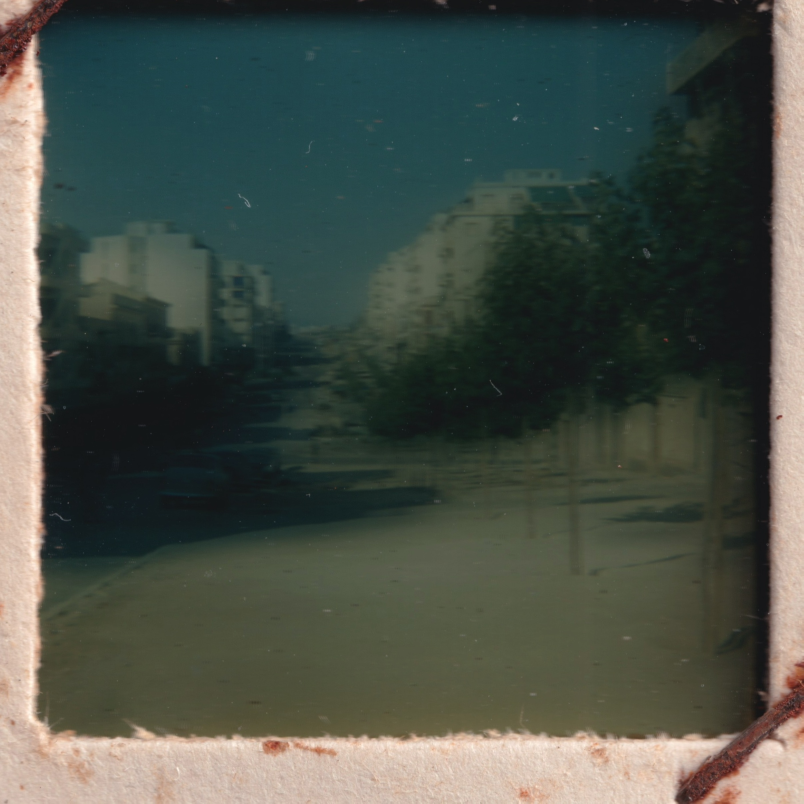
#> input picture debug_window_1.jpg, 2410 x 2410 px (shown at 1/3 size); its folder holds only this picture in this run
$ python main.py debug_window_1.jpg out.png
#> lines starting #> are read from the running program, lines starting #| are printed output that depends on the picture; after the words box and inside, x2 and y2 are one past the last pixel; in counts of white or black regions, pixels touching at a corner belong together
### utils/image_loader.py
"""Utility functions for loading and validating images."""

import os
import cv2
import numpy as np
from typing import Tuple, Optional

class ImageLoader:
    @staticmethod
    def validate_path(image_path: str) -> bool:
        """
        Validate if the image path exists and is a file.

        Args:
            image_path: Path to the image file

        Returns:
            bool: True if path is valid, False otherwise
        """
        return os.path.isfile(image_path)

    @staticmethod
    def load_image(image_path: str) -> Optional[np.ndarray]:
        """
        Load an image file and perform basic validation.

        Args:
            image_path: Path to the image file

        Returns:
            np.ndarray: Loaded image if successful, None otherwise

        Raises:
            FileNotFoundError: If image file doesn't exist
            ValueError: If image couldn't be loaded or is invalid
        """
#> called with image_path = 'debug_window_1.jpg'
        if not ImageLoader.validate_path(image_path):
            raise FileNotFoundError(f"Image file not found: {image_path}")

        image = cv2.imread(image_path)
#> image is the input picture: shape (2410, 2410, 3); mean B, G, R 72.3, 81, 73.8
        if image is None:
            raise ValueError(f"Failed to load image: {image_path}")

        return image

    # [14 lines left out: function get_image_info, not called in this run]

### processors/mount_detector.py
"""Component for detecting and extracting stereo image pairs from mounted slides."""

import cv2
import numpy as np
from typing import Tuple, List, Optional
from dataclasses import dataclass

@dataclass
class Window:
    x: int
    y: int
    width: int
    height: int
    image: np.ndarray

class MountDetector:
    def __init__(self, debug_mode: bool = False):
        self.debug_mode = debug_mode
        # Constants tuned for vintage slide mounts
        self.THRESHOLD_VALUE = 200
        self.MIN_WINDOW_RATIO = 0.1
        self.MAX_WINDOW_RATIO = 0.4
        self.ASPECT_RATIO_TOL = 0.1
        # Staple removal settings
        self.STAPLE_MARGIN = 15  # Pixels to crop from edges to remove staples

    # [17 lines left out: function remove_staples, not called in this run]

    def detect_windows(self, image: np.ndarray) -> List[Window]:
        """
        Detect the two square windows in the stereo slide mount.
        Optimized for vintage stereo slides with light-colored mounts.
        """
        # Convert to grayscale
        gray = cv2.cvtColor(image, cv2.COLOR_BGR2GRAY)
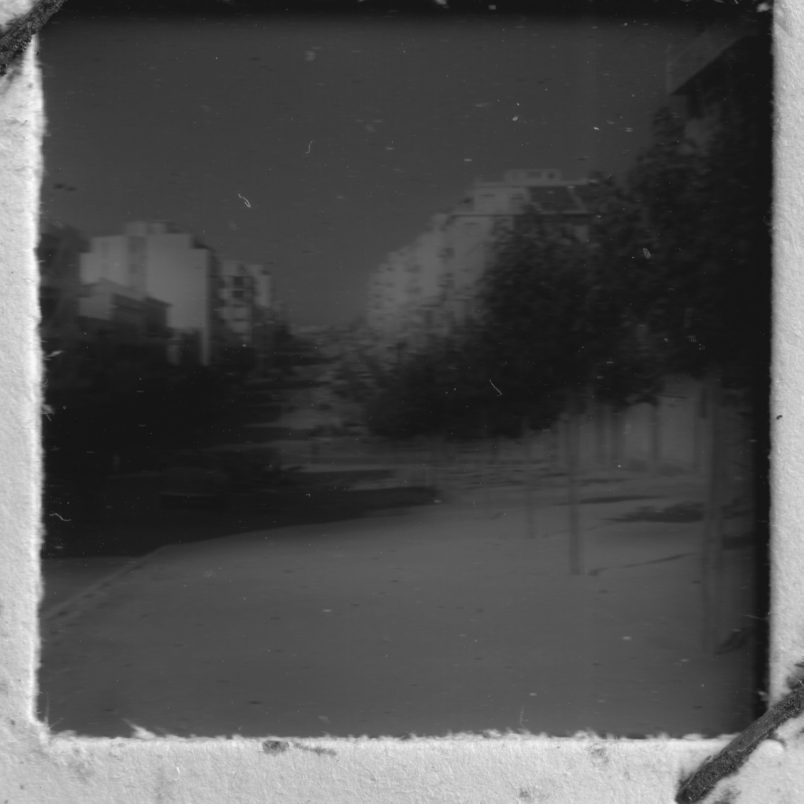
#> gray: shape (2410, 2410) (shown at 1/3 size); min 18, max 254, mean 77.9

        # Apply strong blur to reduce noise and texture in the mount
        blurred = cv2.GaussianBlur(gray, (5, 5), 0)

        # Use Otsu's thresholding to find a good threshold value
        _, binary = cv2.threshold(blurred, 0, 255, cv2.THRESH_BINARY + cv2.THRESH_OTSU)
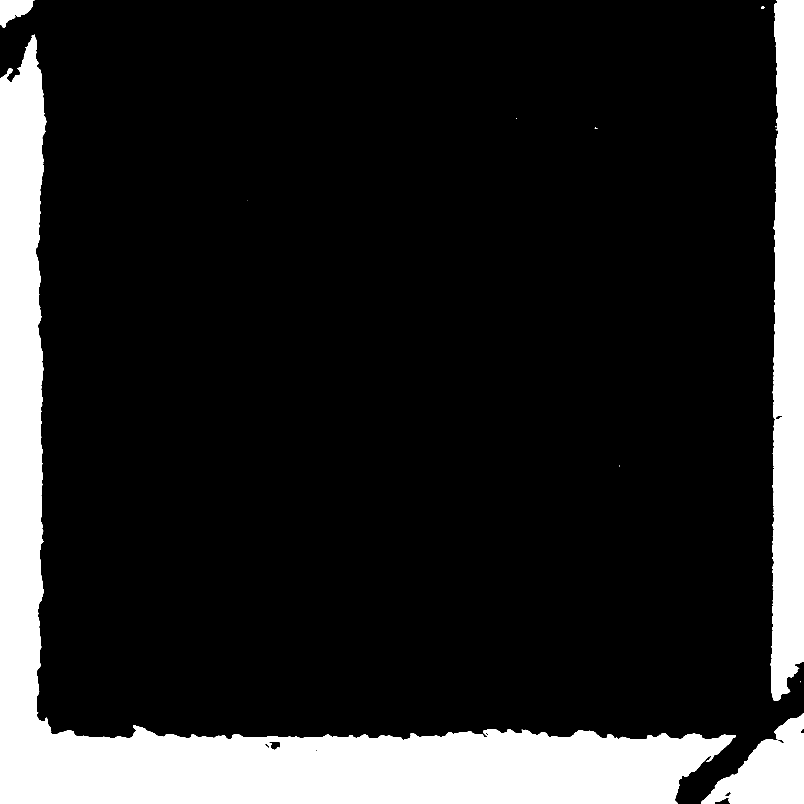
#> binary: shape (2410, 2410) (shown at 1/3 size); 15.5% white; 11 white regions (5 under 20 px), largest, box (x1, y1, x2, y2) and area: (0, 104, 2208, 2410) 673624, (2312, 0, 2410, 2102) 177876, (2104, 2141, 2410, 2410) 43960, (0, 0, 104, 82) 5188, (2283, 19, 2293, 26) 53, (1784, 383, 1792, 387) 22

        # Invert the image so windows are white
        binary = cv2.bitwise_not(binary)
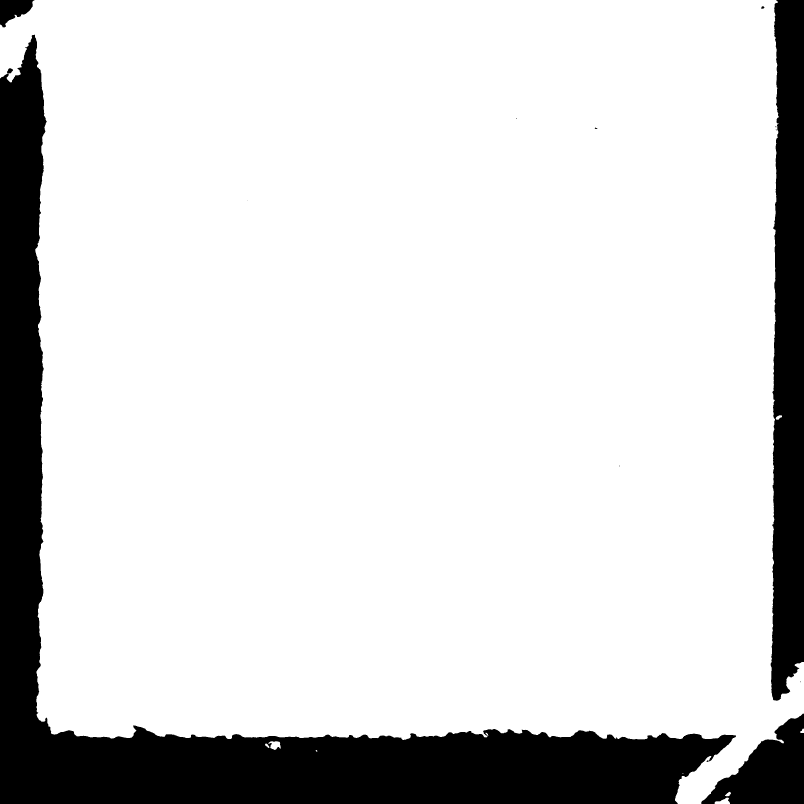
#> binary: shape (2410, 2410) (shown at 1/3 size); 84.5% white; 11 black regions (5 under 20 px), largest, box (x1, y1, x2, y2) and area: (0, 104, 2208, 2410) 673624, (2312, 0, 2410, 2102) 177876, (2104, 2141, 2410, 2410) 43960, (0, 0, 104, 82) 5188, (2283, 19, 2293, 26) 53, (1784, 383, 1792, 387) 22

        # Clean up the binary image
        kernel = np.ones((5,5), np.uint8)
        binary = cv2.morphologyEx(binary, cv2.MORPH_CLOSE, kernel)
#> binary: shape (2410, 2410); 84.5% white; 6 black regions, box (x1, y1, x2, y2) and area: (0, 105, 2207, 2410) 673069, (2312, 0, 2410, 2102) 177665, (2104, 2142, 2410, 2410) 43917, (0, 0, 100, 82) 5175, (22, 205, 38, 220) 184, (2285, 19, 2292, 26) 45
        binary = cv2.morphologyEx(binary, cv2.MORPH_OPEN, kernel)
#> binary: shape (2410, 2410); 84.5% white; 5 black regions

        if self.debug_mode:
            cv2.imwrite('debug_binary.jpg', binary)

        # Find contours
        contours, _ = cv2.findContours(binary, cv2.RETR_EXTERNAL, cv2.CHAIN_APPROX_SIMPLE)
#> contours = 7 contours; box (x1, y1, x2, y2) and area: (0, 0, 2410, 2410) 4900809, (809, 2224, 841, 2249) 566, (2144, 2376, 2192, 2410) 506, (2327, 1246, 2346, 1259) 136, (2338, 2219, 2351, 2229) 75, (2402, 2187, 2410, 2199) 53, (796, 2231, 804, 2239) 47

        # Get image dimensions for relative size calculations
        img_height, img_width = image.shape[:2]
#> img_height = 2410; img_width = 2410
        min_window_size = int(img_width * self.MIN_WINDOW_RATIO)
#> min_window_size = 241
        max_window_size = int(img_width * self.MAX_WINDOW_RATIO)
#> max_window_size = 964

        # Filter and sort windows
        windows = []
        for contour in contours:
            # Approximate the contour to a polygon
            epsilon = 0.02 * cv2.arcLength(contour, True)
            approx = cv2.approxPolyDP(contour, epsilon, True)

            # Get the rectangle bounding the contour
            x, y, w, h = cv2.boundingRect(approx)

            # Calculate aspect ratio and area
            aspect_ratio = w / h
            aspect_ratio_error = abs(1 - aspect_ratio)  # How far from square

            # Filtering criteria
            if (min_window_size < w < max_window_size and  # Width in range
                min_window_size < h < max_window_size and  # Height in range
                aspect_ratio_error < self.ASPECT_RATIO_TOL):  # Nearly square

                # Extract window image
                window_image = image[y:y+h, x:x+w]

                # Remove staples
                cleaned_image = self.remove_staples(window_image)

                # Update dimensions after staple removal
                h_cleaned, w_cleaned = cleaned_image.shape[:2]

                windows.append(Window(
                    x + self.STAPLE_MARGIN,  # Adjust coordinates for cropped margins
                    y + self.STAPLE_MARGIN,
                    w_cleaned,
                    h_cleaned,
                    cleaned_image
                ))
#> this loop made 7 passes
#> (epsilon, x, y, w, h, aspect_ratio, aspect_ratio_error) on passes 1 to 7: (3.04, 2144, 2377, 48, 33, 1.45, 0.455), (0.537, 796, 2231, 8, 8, 1, 0), (2.04, 809, 2225, 32, 24, 1.33, 0.333), (0.723, 2338, 2219, 13, 10, 1.3, 0.3), (0.673, 2402, 2187, 8, 12, 0.667, 0.333), (1.04, 2327, 1246, 19, 13, 1.46, 0.462), (222.2, 0, 0, 2410, 2410, 1, 0)
#> after the loop, windows = []

        # Sort windows left to right
        windows.sort(key=lambda w: w.x)

        if self.debug_mode:
            debug_img = image.copy()
            for window in windows:
                cv2.rectangle(debug_img,
                            (window.x, window.y),
                            (window.x + window.width, window.y + window.height),
                            (0, 255, 0), 2)
            cv2.imwrite('debug_detection.jpg', debug_img)

        return windows

    # [36 lines left out: function standardize_windows, not called in this run]

    def extract_stereo_pair(self, image: np.ndarray) -> Tuple[np.ndarray, np.ndarray]:
        """Extract and standardize the stereo image pair."""
        windows = self.detect_windows(image)
#> windows = []

        if len(windows) != 2:
            raise ValueError(f"Expected 2 windows, found {len(windows)}")

        std_windows = self.standardize_windows(windows)
        return std_windows[0].image, std_windows[1].image

### utils/image_saver.py
"""Utility functions for saving processed images and debug output."""

import os
import cv2
import numpy as np
from datetime import datetime
from typing import Optional

class ImageSaver:
    def __init__(self, output_dir: str = "output"):
        """
        Initialize the ImageSaver with an output directory.

        Args:
            output_dir: Directory to save output files
        """
        self.output_dir = output_dir
        self._ensure_output_dir()

    def _ensure_output_dir(self):
        """Create output directory if it doesn't exist."""
        if not os.path.exists(self.output_dir):
            os.makedirs(self.output_dir)

    # [75 lines left out: functions _generate_filename, save_image, save_debug_image, not called in this run]

### processors/vr_converter.py
"""Component for converting stereo pairs to VR-ready format."""

import cv2
import numpy as np
from typing import Tuple

class VRConverter:
    def __init__(self, target_width: int = 2160, target_height: int = 1200):
        """
        Initialize the VR converter.

        Args:
            target_width: Width of each eye's view in pixels
            target_height: Height of each eye's view in pixels
        """
        self.target_width = target_width
        self.target_height = target_height

    # [79 lines left out: functions resize_for_vr, apply_barrel_distortion, create_vr_image, not called in this run]

### main.py
"""Main script for processing stereo slides to VR format."""

import argparse
from utils.image_loader import ImageLoader
from utils.image_saver import ImageSaver
from processors.mount_detector import MountDetector
from processors.noise_reducer import NoiseReducer
from processors.vr_converter import VRConverter
import config

def process_slide(
        input_path: str,
        output_path: str,
        debug_mode: bool = False,
        noise_reduction: str = None,
        noise_strength: str = 'medium',
        remove_dust: bool = False,
        remove_aging: bool = False):
    """
    Process a stereo slide and convert it to VR format.

    Args:
        input_path: Path to input slide image
        output_path: Path to save VR output
        debug_mode: Whether to save debug images
        noise_reduction: None, 'bilateral', 'nlm', or 'gaussian'
        noise_strength: 'low', 'medium', or 'high'
        remove_dust: Whether to remove dust and scratches
        remove_aging: Whether to remove aging artifacts
    """
    # Initialize components
    loader = ImageLoader()
    saver = ImageSaver(output_dir="output")
    detector = MountDetector(debug_mode=debug_mode)
    converter = VRConverter(
        target_width=config.VR_WIDTH,
        target_height=config.VR_HEIGHT
    )

    try:
        # Load image
        image = loader.load_image(input_path)

        # Extract stereo pair
        left_image, right_image = detector.extract_stereo_pair(image)

        # Apply restoration if requested
        if noise_reduction or remove_dust or remove_aging:
            reducer = NoiseReducer(debug_mode=debug_mode)
            left_image, right_image = reducer.process_stereo_pair(
                left_image,
                right_image,
                remove_dust=remove_dust,
                remove_aging=remove_aging,
                denoise_method=noise_reduction if noise_reduction else 'bilateral',
                strength=noise_strength
            )

        # Convert to VR format
        vr_image = converter.create_vr_image(left_image, right_image)

        # Save result
        saver.save_image(vr_image, output_path, create_debug=debug_mode)

        print(f"Successfully processed {input_path}")
        print(f"Output saved to {output_path}")

    except Exception as e:
        print(f"Error processing slide: {str(e)}")

def main():
    parser = argparse.ArgumentParser(description="Convert stereo slides to VR format")
    parser.add_argument("input", help="Input slide image path")
    parser.add_argument("output", help="Output VR image path")
    parser.add_argument("--debug", action="store_true", help="Enable debug mode")
    parser.add_argument("--noise-reduction",
                      choices=['bilateral', 'nlm', 'gaussian'],
                      help="Noise reduction method")
    parser.add_argument("--noise-strength",
                      choices=['low', 'medium', 'high'],
                      default='medium',
                      help="Noise reduction strength")
    parser.add_argument("--remove-dust",
                      action="store_true",
                      help="Remove dust and scratches")
    parser.add_argument("--remove-aging",
                      action="store_true",
                      help="Remove aging artifacts like fading")

    args = parser.parse_args()

    # Call process_slide with keyword arguments
    process_slide(
        input_path=args.input,
        output_path=args.output,
        debug_mode=args.debug,
        noise_reduction=args.noise_reduction,
        noise_strength=args.noise_strength,
        remove_dust=args.remove_dust,
        remove_aging=args.remove_aging
    )

if __name__ == "__main__":
    main()
